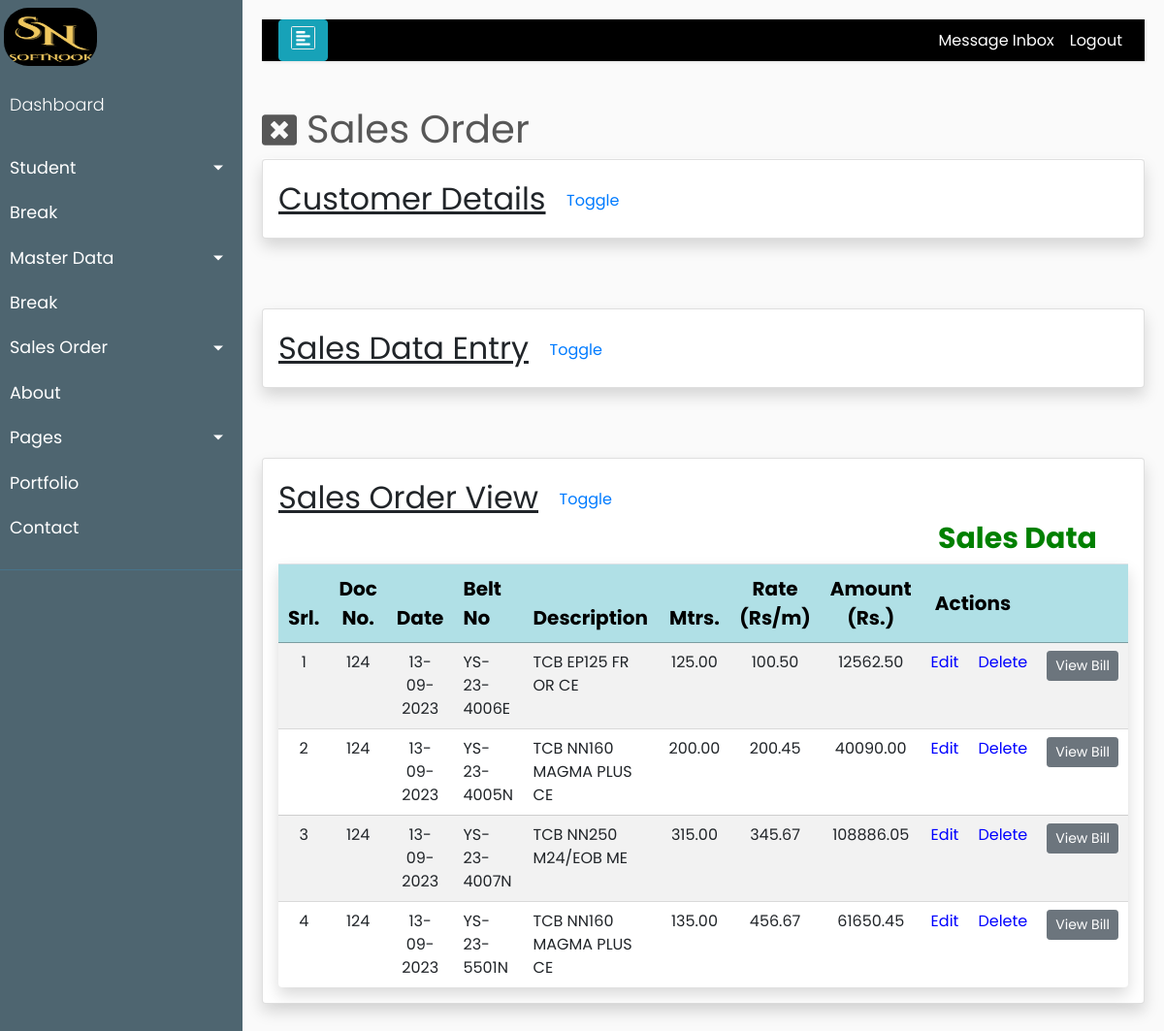
The page /product/sales/new/1 on the database as committed earlier.
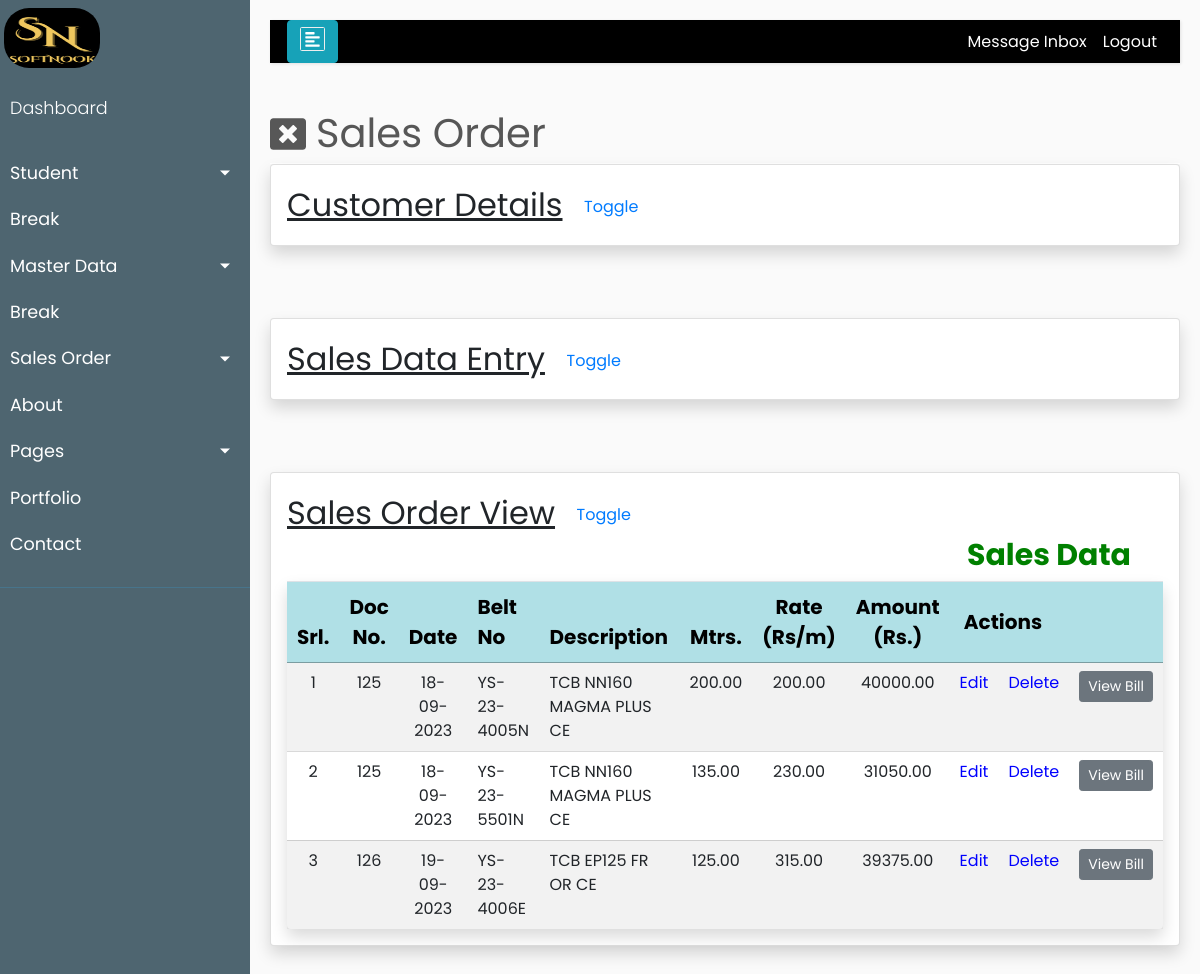
The same page on the database as committed later.
### product/models.py (models this page shows, shortened)
class SalesItem(models.Model):
    doc_no              = models.CharField(verbose_name='Docu No.', max_length=50, null=True, blank=True)
    doc_dt              = models.DateField(verbose_name='Dt.', null=True, blank=True)
    stock               = models.ForeignKey(Stock, on_delete = models.CASCADE, related_name='salesitem')
    belt_no             = models.CharField(verbose_name='Belt No', max_length=20, unique=True, null=True, blank=True)
    prod_des            = models.CharField(verbose_name='Item Description', max_length=250, null=True, blank=True)
    item_text_content   = models.CharField(verbose_name='Item Des', max_length=250)
    item_qty_content    = models.CharField(verbose_name='Item Qnty', max_length=250)
    quantity            = models.DecimalField(verbose_name='Quantity(m)',validators=[MinValueValidator(10), MaxValueValidator(450.00)],max_digits=6, decimal_places=2,null=True,blank=True)
    perprice            = models.DecimalField(verbose_name='Rate (Rs./m)',max_digits=6, decimal_places=2,validators=[MinValueValidator(0.01)],null=True,blank=True)
    totalprice          = models.DecimalField(verbose_name='Total(Rs./m)',max_digits=10, decimal_places=2,null=True,blank=True)
    created_date        = models.DateTimeField(auto_now_add=True)
    modified_date       = models.DateTimeField(auto_now=True)
    cust_id             = models.PositiveIntegerField()

### product/views.py (the view, shortened to what this page needs)
# urls.py: path('sales/new/<pk>', SalesCreateView.as_view(), name='new-sales'),
class SalesCreateView(View):
    template_name = 'product/new_sales.html'
    def get(self, request, pk):
        formset = SalesItemFormset(request.GET or None, prefix='sales_item')  # renders an empty formset
        customerobj = get_object_or_404(Customer, pk=pk)
        qs = SalesItem.objects.filter(cust_id=customerobj.id)
        context = {
            'formset': formset,
            'customer': customerobj,
            "queryset": qs,
        }
        return render(request, self.template_name, context)

### product/models.py (called while the page is built)
    def __str__(self):
	    return self.belt_no

### product/templates/product/new_sales.html (shortened to what this page needs)
{% extends "base.html" %}
{% load static %}
{% load custom_filters %}
{% block content %}
<head>
</head>
    <div style="color:#575757; font-style: bold; font-size: 2.5rem; border-bottom: 1px solid white;">Sales Order
		<a href="{% url 'product:select-customer' %}" class="previous" style="text-decoration:none;float:left;margin-right:10px;"><i class="fa fa-window-close" style="font-size:36px"></i></a>
	</div>
		<div class="card shadow p-3 mb-5 bg-white rounded" style="width:100%;">
        <div class="panel panel-default">
			 <div class="panel-heading panel-heading-text" style="font-size: 2rem;">
				<u>Customer Details</u>
				<button class="btn btn-link pull-right" id="togglePanel">Toggle</button>
			 </div>
		</div>
		</div>
        <br>
		<div class="card shadow p-3 mb-5 bg-white rounded" style="width:100%;">
			<div class="panel panel-default">
				<div class="panel-heading panel-heading-text" style="font-size: 2rem;">
					<u>Sales Data Entry</u>
					<button class="btn btn-link pull-right" id="togglePanel2">Toggle</button>
				</div>
		</div>
	</div>
		<br>
		<div class="card shadow p-3 mb-5 bg-white rounded" style="width:100%;">
		  <div class="panel panel-default">
			  <div class="panel-heading panel-heading-text" style="font-size: 2rem;">
				<u>Sales Order View</u>
					<button class="btn btn-link pull-right" id="togglePanel1">Toggle</button>
			  </div>
			<div class="panel-body3" >
					<table id="product" class = "table sts table-striped rounded shadow display " style="width:100%;">
							<h2 style="color:green;font-weight:bolder;font-size:30px;margin-left:680px;">Sales Data</h2>
							<thead class="sticky">
								<tr style="background-color:powderblue;" >
									<th style="text-align: center;color:black;width:2%;">Srl.</th>
									<th style="text-align: center;color:black;width:5%;">Doc No.</th>
									<th style="text-center: center;color:black;width:10%;">Date</th>
									<th style="text-align: left;color:black;width:20%;">Belt No</th>
									<th style="text-align: left;color:black;width:47%;">Description</th>
									<th style="text-align: center;color:black;width:5%;">Mtrs.</th>
									<th style="text-align: center;color:black;width:5%;">Rate<br>(Rs/m)</th>
									<th style="text-align: center;color:black;width:6%;">Amount<br>(Rs.)</th>
									<th  colspan="3" class="align-middle" style="color:black; width:10%">&nbspActions</th>
								</tr>
							</thead>
							<tbody>
							{% for item in queryset %}
								<tr>
									<td style="text-align: center;">{{ forloop.counter }}</td>
									<td style="text-align: center;">{{ item.doc_no }}</td>
									<td style="text-align: center;">{{ item.doc_dt|date:"d-m-Y" }}</td>
									<td style="text-align: left;">{{ item.belt_no }}</td>
									<td style="text-align: left;">{{ item.prod_des }}</td>
									<td class="align-right">{{ item.quantity }}</td>
									<td class="align-right">{{ item.perprice }}</td>
									<td class="align-right">{{ item.totalprice }}</td>
									<td><a style="text-align: right;color:blue;" href="{% url 'product:edit_sales_item' doc_no=item.doc_no %}">Edit</a></td>
									<td><a style="text-align: right;color:blue;" href="{% url 'product:delete-sales-item' pk=item.id %}">Delete</a></td>
									<td class="align-right"><a href="#" class="btn btn-secondary btn-sm">View Bill</a></td>
								</tr>
							{% endfor %}
							</tbody>
					</table>
			</div>
		  </div>
		</div>
{% endblock content %}

Rows that differ between the two databases and show on the page:
removed SalesItem: doc_no "124", doc_dt "13-09-2023", belt_no "YS-23-4006E", prod_des "TCB EP125 FR OR CE", quantity "125.00", perprice "100.50", totalprice "12562.50"
removed SalesItem: doc_no "124", doc_dt "13-09-2023", belt_no "YS-23-4005N", prod_des "TCB NN160 MAGMA PLUS CE", quantity "200.00", perprice "200.45", totalprice "40090.00"
removed SalesItem: doc_no "124", doc_dt "13-09-2023", belt_no "YS-23-4007N", prod_des "TCB NN250 M24/EOB ME", quantity "315.00", perprice "345.67", totalprice "108886.05"
removed SalesItem: doc_no "124", doc_dt "13-09-2023", belt_no "YS-23-5501N", prod_des "TCB NN160 MAGMA PLUS CE", quantity "135.00", perprice "456.67", totalprice "61650.45"
added SalesItem: doc_no "125", doc_dt "18-09-2023", belt_no "YS-23-4005N", prod_des "TCB NN160 MAGMA PLUS CE", quantity "200.00", perprice "200.00", totalprice "40000.00"
added SalesItem: doc_no "125", doc_dt "18-09-2023", belt_no "YS-23-5501N", prod_des "TCB NN160 MAGMA PLUS CE", quantity "135.00", perprice "230.00", totalprice "31050.00"
added SalesItem: doc_no "126", doc_dt "19-09-2023", belt_no "YS-23-4006E", prod_des "TCB EP125 FR OR CE", quantity "125.00", perprice "315.00", totalprice "39375.00"
